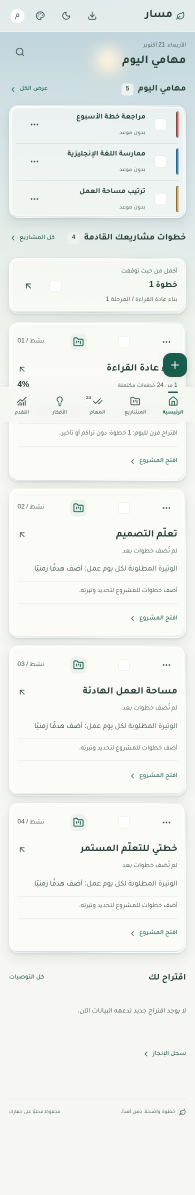
#> input picture docs/living-sky-shell/after-home-light-390.png, 390 x 2389 px, given in place of after-home-light-320.png, which was not available (shown at 1/2 size)
$ python render-comparisons.py
#> lines starting #> are read from the running program, lines starting #| are printed output that depends on the picture; pictures that were not available may be replaced by others from this repository, and a replacement may not be noted
"""Arrange real browser captures; retain all original full-page PNGs."""
from pathlib import Path
from PIL import Image, ImageDraw, ImageFont

root = Path(__file__).parent
font = ImageFont.truetype('/usr/share/fonts/truetype/dejavu/DejaVuSans.ttf', 16)
pages = [('home','الرئيسية'),('projects','المشاريع'),('tasks','المهام'),('ideas','الأفكار'),('progress','التقدم')]
for width in [320,390]:
    for theme in ['light','dark']:
        w, h, gap, label = 234, round(844*234/width), 14, 38
        sheet = Image.new('RGB',(5*w+6*gap,h+label+2*gap),'#e9eeeb')
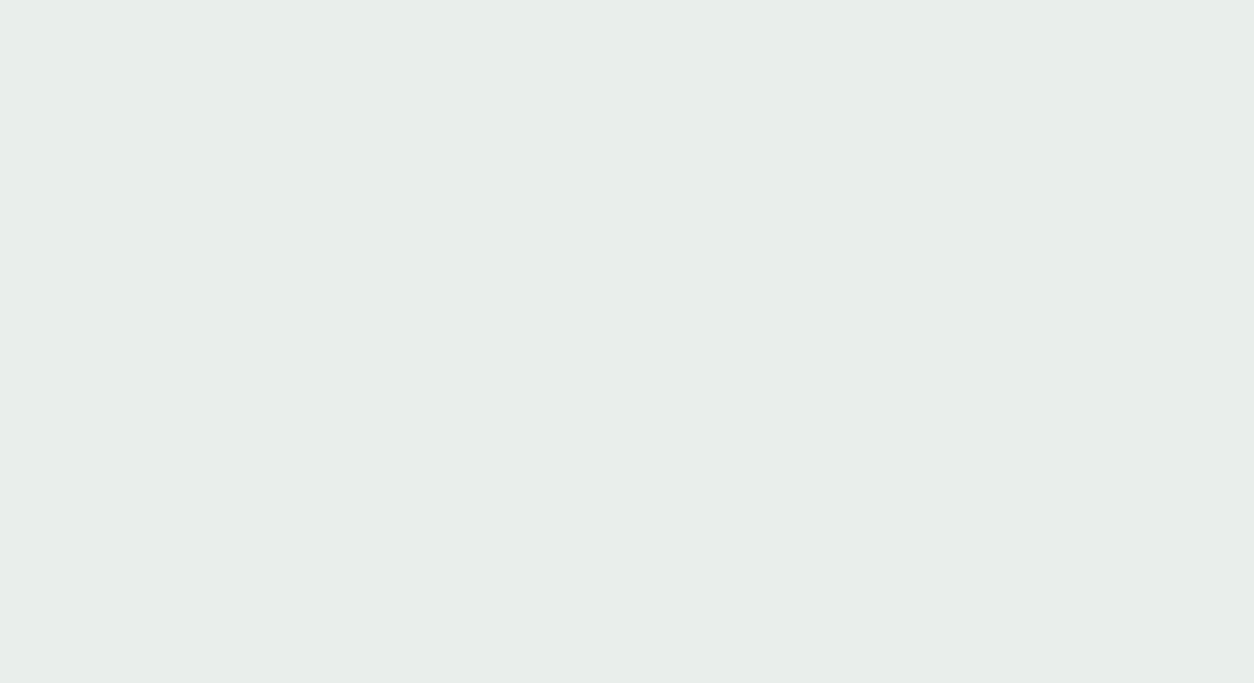
#> sheet: PIL image 1254x683 RGB; mean R, G, B 233, 238, 235
        draw = ImageDraw.Draw(sheet)
        for i,(route,name) in enumerate(pages):
            source = Image.open(root/f'after-{route}-{theme}-{width}.png').convert('RGB')
#> source is the input picture: PIL image 390x2389 RGB; mean R, G, B 237.5, 241, 237.4
            source = source.crop((0,0,width,844)).resize((w,h),Image.Resampling.LANCZOS)
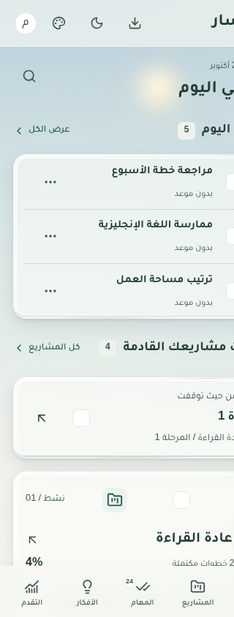
#> source: PIL image 234x617 RGB; mean R, G, B 227.6, 234.7, 232.6
            x = gap+i*(w+gap)
            draw.text((x+w,gap+10),name,font=font,fill='#253e36',anchor='ra',direction='rtl',language='ar')
            sheet.paste(source,(x,gap+label))
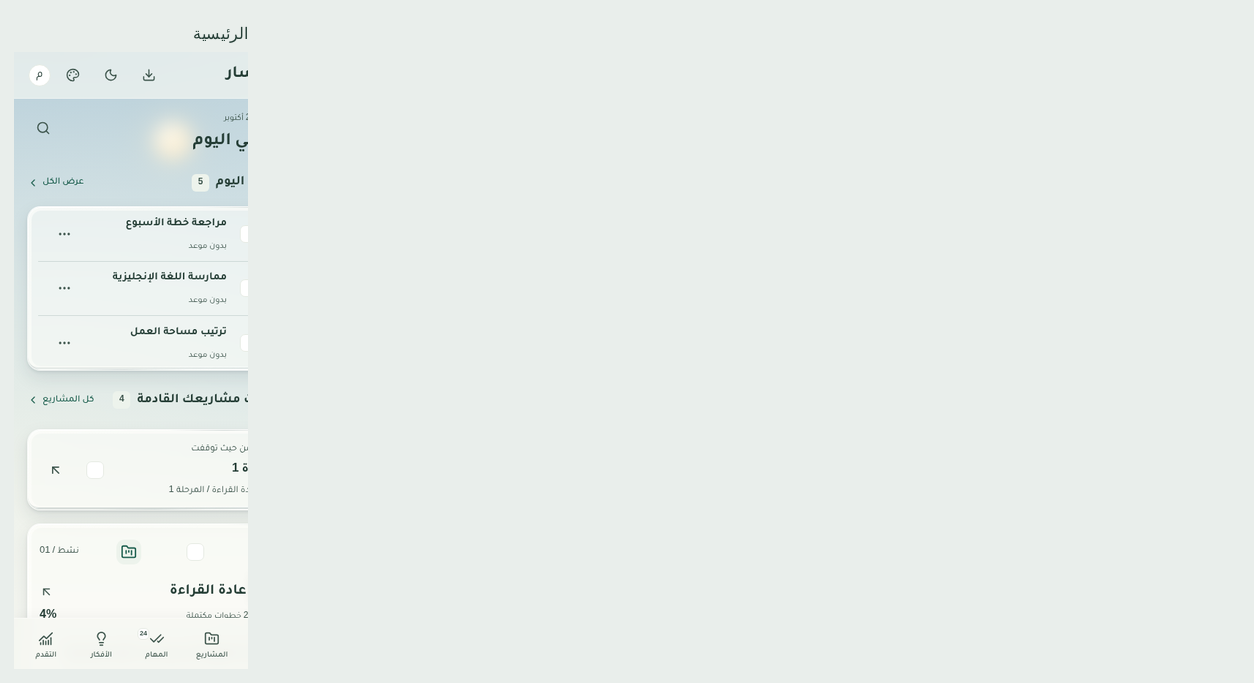
#> sheet: PIL image 1254x683 RGB; mean R, G, B 232.1, 237.4, 234.6
#> (the run stopped early here; a loop or call above may not have finished)

$ run again, on docs/living-sky-shell/after-progress-light-390.png
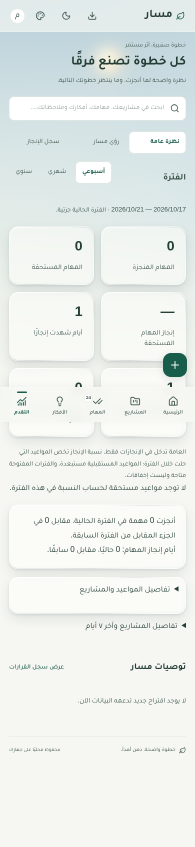
#> input picture docs/living-sky-shell/after-progress-light-390.png, 390 x 1693 px, given in place of after-home-light-320.png, which was not available (shown at 1/2 size)
#> source is the input picture: PIL image 390x1693 RGB; mean R, G, B 233.5, 238.3, 235
#> `source = source.crop((0,0,width,844)).resize((w,h),Image.Resampling.LA..`:
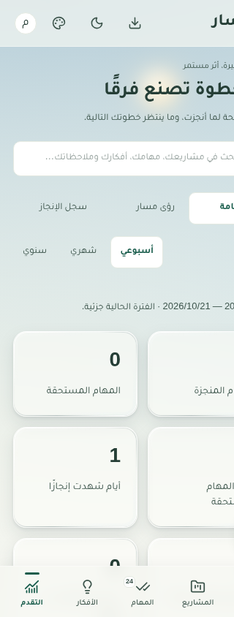
#> source: PIL image 234x617 RGB; mean R, G, B 227.1, 234.6, 232.8
#> `sheet.paste(source,(x,gap+label))`:
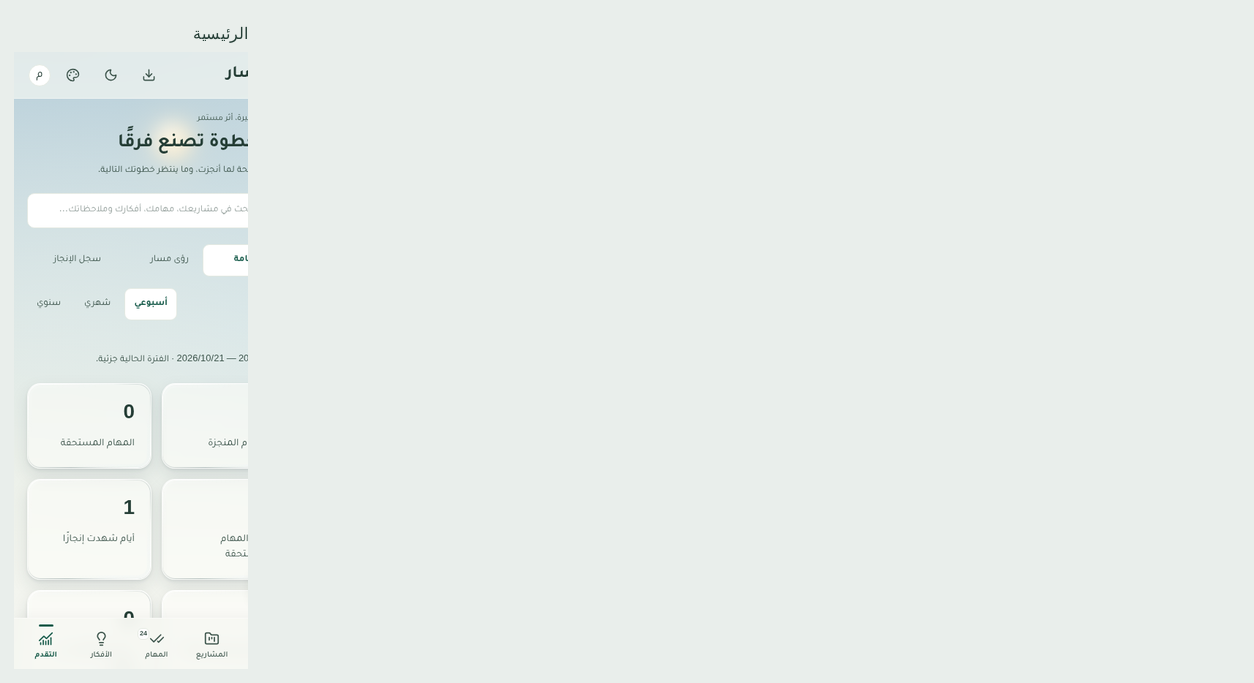
#> sheet: PIL image 1254x683 RGB; mean R, G, B 232, 237.4, 234.6
